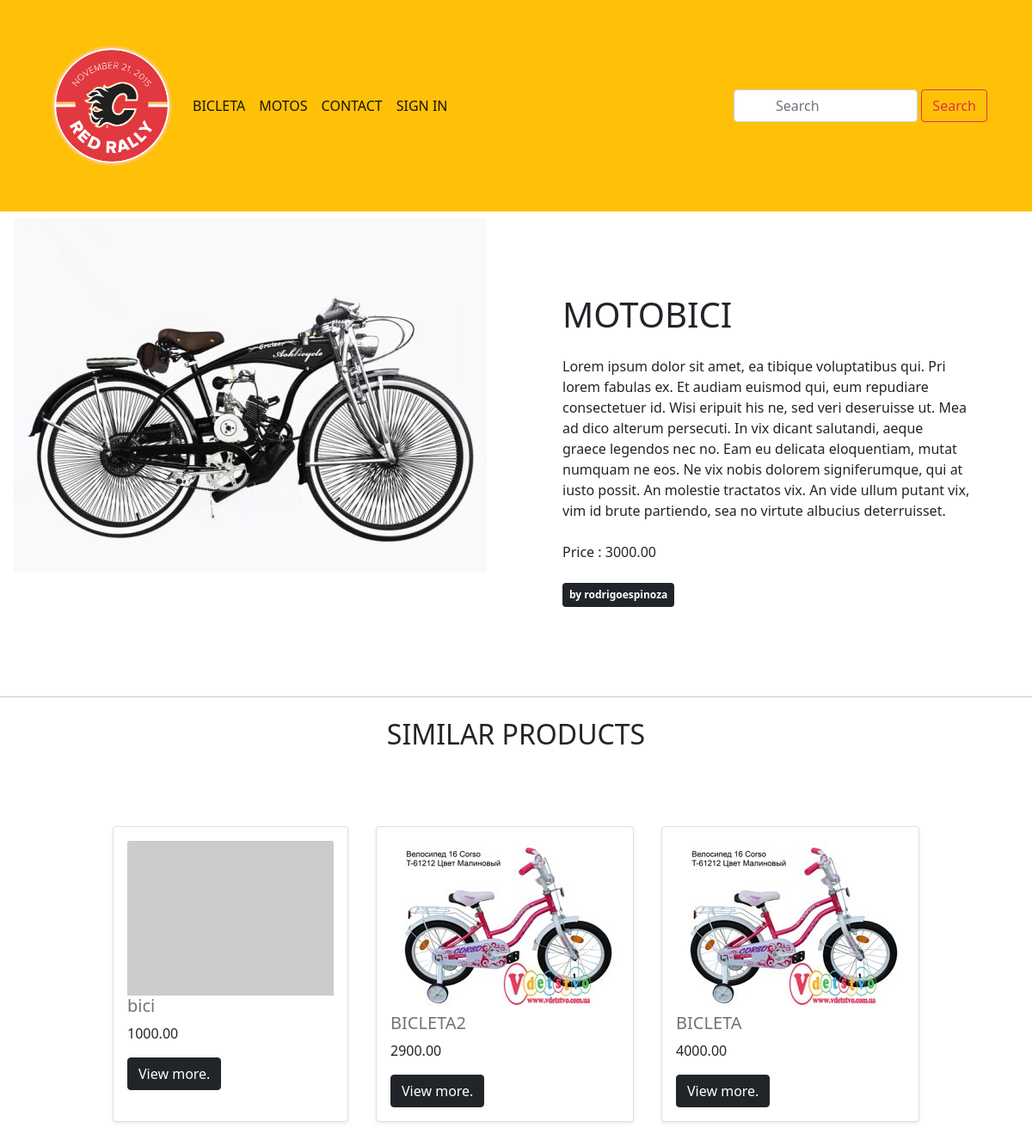
Page /BICI/motobici on the committed database.
### product/models.py (models this page shows, shortened)
class Category(models.Model):
    title = models.CharField(max_length=255)
    slug = models.SlugField(max_length=255)
    ordering = models.IntegerField(default=0)
    class Meta:
        ordering = ['ordering']

class Product(models.Model):
    category = models.ForeignKey(Category, related_name='products', on_delete=models.CASCADE)
    vendor = models.ForeignKey(Vendor, related_name='products', on_delete=models.CASCADE)
    title = models.CharField(max_length=255)
    slug = models.SlugField(max_length=255)
    description = models.TextField(blank=True, null=True)
    price = models.DecimalField(max_digits=6, decimal_places=2)
    date_added = models.DateTimeField(auto_now_add=True)
    image = models.ImageField(upload_to='upload/', blank=True,null=True)
    thumbnail = models.ImageField(upload_to='upload/', blank=True,null=True)
    class Meta:
        ordering = ['-date_added']
    def get_thumbnails(self):
        if self.thumbnail:
            return self.thumbnail.url
        else:
            if  self.image:
                self.thumbnail = self.make_thumbnail(self.image)
                self.save()
                return self.thumbnail.url
            else:
                return 'http://placehold.jp/240x180.png'

### vendor/models.py (models this page shows, shortened)
class Vendor(models.Model):
    name = models.CharField(max_length=255)
    created_at = models.DateTimeField(auto_now_add=True)
    created_by = models.OneToOneField(User, related_name="vendor", on_delete=models.CASCADE)
    class  Meta:
        ordering = ['name']

### product/views.py (the view)
# urls.py: path('<slug:category_slug>/<slug:product_slug>', product, name='product'),
def product(request, category_slug, product_slug):
    product = get_object_or_404(Product, category__slug=category_slug, slug=product_slug)
    similar_products = list(product.category.products.exclude(id=product.id))
    if len(similar_products) >= 4:
        similar_products = random.sample(similar_products,4)
    return render(request, 'product.html', {'product': product, 'similar_products': similar_products})

### product/context_processors.py (called while the page is built)
def menu_categories(request):
    categories = Category.objects.all()
    return {'menu_categories': categories}

### product/templates/product.html
{% extends "base.html" %}
 {% block content %}
        <div class="d-flex">
            {% if product.image %}
            <div class="mx-3 my-2">
                <img src="{{ product.image.url }}" >
            </div>
            {% endif %}
            <div class="m-5 p-4">
                <h1 class="my-4 text-uppercase">{{ product.title }}</h1>
                <p class="my-4">{{ product.description }}</p>
                <p class="my-4"> Price : {{ product.price }}</p>
                <p><span class="p-2 badge bg-dark text-white"> by {{ product.vendor.name}}</span></p>
            </div>
         </div>
            <hr>
        {% if similar_products %}
        <div class="my-4">
            <h2 class=" text-uppercase text-center">similar products</h2>
        </div>
            <div class="d-flex mt-5 p-4 justify-content-center">
                    {% for product in similar_products %}
                        {% include 'list_item.html' %}
                    {% endfor %}
            </div>
        {% endif %}
 {% endblock %}

### shop/templates/base.html (shortened to what this page needs)
<!DOCTYPE html>
<html lang="en">
<head>
  <link href="https://cdn.jsdelivr.net/npm/bootstrap@5.1.1/dist/css/bootstrap.min.css" rel="stylesheet"
 />
</head>
<body>
  <nav class="navbar navbar-expand-lg navbar-light bg-warning p-5">
    <div class="container-fluid">
      <a class="navbar-brand" href="/frontpage">
        <img  src="/media/pngegg.png" width="140" height="140" class="d-inline-block align-top" alt="">
      </a>
      <div class="collapse navbar-collapse" id="navbarScroll">
        <ul class="navbar-nav ml-auto my-5 my-lg-0 navbar-nav-scroll" style="--bs-scroll-height: 100px">
          {% for category in menu_categories %}
          <li class="nav-item">
            <a class="nav-link active" aria-current="page"
              href="{% url 'category' category.slug %}">{{category.title}}</a>
          </li>
          {% endfor %}
          <li class="nav-item">
            <a class="nav-link active" href="#">CONTACT</a>
          </li>
    {% if request.user.is_authenticated %}
    <li class="nav-item">
  <a class="nav-link active" href="{% url 'vendor_admin' %}">ADMIN {{ vendor.name}}</a>
  </li>
  {% else %}
  <li class="nav-item">
  <a class="nav-link active" href="{% url 'become_vendor' %}">SIGN IN</a>
  </li>
  {% endif %}
</ul>
</div>
</div>
    <form method="get" action="{% url 'search' %}"class="form d-flex">
      <input class="form-control mr-sm-2 px-5" type="search" placeholder="Search" aria-label="Search" name="query">
      <button class="btn btn-outline-danger my-2 my-sm-0 mx-1" type="submit">Search</button>
    </form>
  </nav>
  {% block content %} {% endblock %}
</body>
</html>

### product/templates/list_item.html
<div class="card mx-3 my-3 shadow-sm">
          <div class="card-body">
                <img class="card-img-top" src="{{ product.get_thumbnails }}" />
                <h5 class="card-title text-secondary">{{ product.title}}</h5>
                <p class="card-text">{{ product.price }}</p>
                <a  href="{% url 'product' product.category.slug product.slug %}"
                 class="btn btn-dark" type="submit">View more.</a>
          </div>
        </div>

### rows in the picture
Category: title "BICLETA"
Category: title "MOTOS"
Product: image (picture), title "MOTOBICI", description "Lorem ipsum dolor sit amet, ea tibique voluptatibus qui. Pri lorem fabulas ex. Et audiam euismod qui, eum repudiare consectetuer id. Wisi eripuit his ne, sed veri deseruisse ut. Mea ad dico alterum persecuti. In vix dicant salutandi, aeque graece legendos nec no. Eam eu delicata eloquentiam, mutat numquam ne eos. Ne vix nobis dolorem signiferumque, qui at iusto possit. An molestie tractatos vix. An vide ullum putant vix, vim id brute partiendo, sea no virtute albucius deterruisset.", price "3000.00", vendor.name "rodrigoespinoza"
Product: title "bici", price "1000.00"
Product: get_thumbnails (picture), title "BICLETA2", price "2900.00"
Product: get_thumbnails (picture), title "BICLETA", price "4000.00"
